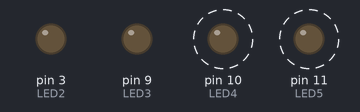
Simulated run of this sketch. Board: Arduino Uno, built with avr-gcc and run on an emulated ATmega328P. On the bench: output pins drawn as LEDs (lit = HIGH). Dashed ring = blinking. Pins used as bus, display or sensor lines are not drawn; what the sketch prints to the serial monitor is not drawn.

Above: at 2.17 s.
Timing chart, 0 to 5.1 s (numbered marks = the images above):
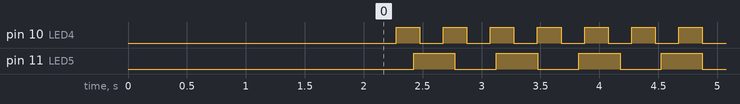

Measured:
- by itself, pin 10 (LED4): alternates HIGH for 0.20 s and LOW for 0.20 s
- by itself, pin 11 (LED5): alternates HIGH for 0.35 s and LOW for 0.35 s

The sketch:

Activity_B11_Non_Blocking_Timing.ino
```cpp
/* ================================================================================
Beginner Activity 11: Non-Blocking Timing [Activity_B11_Non_Blocking_Timing]
Version: 1.2
Updated: September 16, 2026

Platform: mirobo.tech ARPS-2 circuit (any configuration)
Requires: ARPS2.h header file
=================================================================================*/
// IMPORTANT: Make sure that ARPS2.h is accessible as a tab in this project.
#include "ARPS2.h"      // Define ARPS-2 I/O devices

// ---- Program Constants ---------------
const int LOOP_DELAY      = 1;        // Main loop delay (ms) - see GE1
const int HOLD_TIME       = 500;      // Button hold threshold (ms)
const int BLINK4_INTERVAL = 200;      // LED4 blink toggle interval (ms)
const int BLINK5_INTERVAL = 350;      // LED5 blink toggle interval (ms)

// ---- Program Variables ---------------

// Part 1: Button hold detection
bool          button_is_down   = false; // True while SW2 is held
unsigned long button_down_time = 0;     // Time SW2 was pressed (valid when button_is_down)
bool          hold_fired       = false; // True after hold action fires this press

// Part 2: Multi-rate LED blinking
unsigned long last_blink4_time = 0;    // Last time LED4 state was toggled
unsigned long last_blink5_time = 0;    // Last time LED5 state was toggled
bool          led4_state       = false;
bool          led5_state       = false;


void setup()
{
    // Configure Arduino UNO status LED as output
    pinMode(LED_BUILTIN, OUTPUT);
    digitalWrite(LED_BUILTIN, HIGH);  // Status LED on

    // Configure ARPS-2 LEDs as outputs
    pinMode(LED2, OUTPUT);
    pinMode(LED3, OUTPUT);
    pinMode(LED4, OUTPUT);
    pinMode(LED5, OUTPUT);

    digitalWrite(LED2, LOW);
    digitalWrite(LED3, LOW);
    digitalWrite(LED4, LOW);
    digitalWrite(LED5, LOW);

    // Configure ARPS-2 pushbutton as input
    // NOTE: This activity and its Extension Activities use SW2, SW3,
    // and SW4 - Arduino UNO Rev 3 users should be aware that SW2 and
    // SW3 are shared with the USB serial port and may not operate
    // during programming and debugging.
    pinMode(SW2, INPUT_PULLUP);

    Serial.begin(9600);             // Initialize serial output for debugging
    delay(2000);                    // Give the Serial Monitor time to connect

    Serial.println("Activity 11: Non-Blocking Timing");
    Serial.println("SW2 tap: toggle LED2   SW2 hold: toggle LED3");
    Serial.print("LED4 toggles every "); Serial.print(BLINK4_INTERVAL); Serial.println(" ms");
    Serial.print("LED5 toggles every "); Serial.print(BLINK5_INTERVAL); Serial.println(" ms");
    Serial.println();

    // Initialise blink timestamps to current time
    last_blink4_time = millis();
    last_blink5_time = millis();
}

void loop()
{
    unsigned long current_time = millis();
    bool SW2_pressed = (digitalRead(SW2) == LOW);

    // ---- Part 1: Button hold detection ----

    if (SW2_pressed)
    {
        // Button is currently pressed
        if (!button_is_down)
        {
            // Button just went down - record the time and set flag
            button_is_down   = true;
            button_down_time = current_time;
            hold_fired       = false;
        }
        else if (!hold_fired &&
                 (current_time - button_down_time) >= (unsigned long)HOLD_TIME)
        {
            // Hold threshold reached - fire hold action once
            digitalWrite(LED3, !digitalRead(LED3));
            hold_fired = true;
            Serial.println("Hold: LED3 toggled");
        }
    }
    else
    {
        // Button is not pressed
        if (button_is_down)
        {
            // Button just released
            if (!hold_fired)
            {
                // No hold fired this press - treat as a tap
                digitalWrite(LED2, !digitalRead(LED2));
                Serial.println("Tap: LED2 toggled");
            }
            button_is_down = false;
            hold_fired     = false;
        }
    }

    // ---- Part 2: Multi-rate LED blinking ----

    if ((current_time - last_blink4_time) >= (unsigned long)BLINK4_INTERVAL)
    {
        led4_state = !led4_state;
        digitalWrite(LED4, led4_state);
        last_blink4_time = current_time;
    }

    if ((current_time - last_blink5_time) >= (unsigned long)BLINK5_INTERVAL)
    {
        led5_state = !led5_state;
        digitalWrite(LED5, led5_state);
        last_blink5_time = current_time;
    }

    delay(LOOP_DELAY);
}


/* =============================================================================
Guided Exploration
================================================================================

Activities 9 and 10 used a fixed 'STEP_DELAY' to control the main
loop rate, and all outputs - LED dimming, fading, pot reads - were
tied to the same delay. While this works well for simple programs,
Activity 10 GE5 and GE7 identified a fundamental problem: if any
action within the loop slows down, every other part also slows down.

This activity introduces non-blocking timing: rather than pausing
the whole program with 'delay()', the loop continuously checks
and sets timestamps to decide when each action is due. The first
part detects tap-versus hold on a single button, and the second
part blinks two LEDs simultaneously at different rates - both tasks
that would be impossible using fixed time delays. All responsive
programs implement similar techniques.

--------------------------------------------------------------------------------
GE 1 - Why this activity needs a faster loop
--------------------------------------------------------------------------------

Every program since Activity 2 has used 'delay()' to control how
fast the main loop runs. Activity 9 set STEP_DELAY to 100ms;
Activity 10 set it to 20ms, making that loop run approximately
50 times per second.

This activity sets LOOP_DELAY to 1ms - the loop runs approximately
1000 times per second. Why does this activity need a much faster
loop rate than previous activities?

More fundamentally: in Activity 10, the fade rate was coupled
to STEP_DELAY. Look at this activity's loop. If you added a sensor
read that takes 50ms to execute, would the blink rates be affected?
Why? What would need to change to make the blink rates truly
independent of all other code in the loop?

--------------------------------------------------------------------------------
GE 2 - Unsigned arithmetic and counter rollover
--------------------------------------------------------------------------------

The timing pattern used throughout this program follows the
same structure every time:

Example code:

unsigned long current_time = millis();
if ((current_time - last_event_time) >= INTERVAL)
{
    last_event_time = current_time;
    // take action
}

'millis()' returns the number of milliseconds since the
program started as an 'unsigned long' - a 32-bit unsigned
integer. After approximately 49 days of continuous running,
this counter rolls over from its maximum value back to zero.

Arduino's unsigned arithmetic handles this rollover
calculation correctly, but doing the same calculation with
signed numbers would cause an error. To understand why,
consider what happens when 'current_time' has just rolled
over to a small value (say 10) and 'last_event_time' is still
a large value (say 4294967290):

Example code:

10 - 4294967290

In signed arithmetic this gives a large negative number.
In unsigned long arithmetic, the result wraps around to 16,
which correctly represents that 16ms has elapsed since the
last event. This is why all timing variables in this program
are declared 'unsigned long' rather than 'int' or 'long'.

Notice the cast '(unsigned long)HOLD_TIME' in the comparison.
'HOLD_TIME' is declared as 'int'. What would happen if the
comparison were written without the cast:
'(current_time - button_down_time) >= HOLD_TIME'?

Try removing the cast and observe whether the behaviour
changes. When would the missing cast cause a problem?

--------------------------------------------------------------------------------
GE 3 - Tracing the button hold state machine
--------------------------------------------------------------------------------

The button hold detection uses three variables: 'button_is_down',
'button_down_time', and 'hold_fired'. Trace through the program
carefully for each of these three scenarios and record the state
of all three variables at each step:

Scenario A - Quick tap (button held less than HOLD_TIME):
- Button goes down
- Button released after 200ms

Scenario B - Hold (button held longer than HOLD_TIME):
- Button goes down
- 500ms elapses
- Button released after 800ms total

Scenario C - Long hold (button held much longer than HOLD_TIME):
- Button goes down
- 500ms elapses (hold fires)
- 1000ms elapses
- Button released after 1500ms total

Why are both 'button_is_down' and 'button_down_time' needed
as separate variables? 'button_is_down' tells the program
whether the button is currently held. 'button_down_time'
records when it went down so the hold duration can be
measured. Each variable has one clear responsibility.

Why is 'hold_fired' necessary? What would happen in Scenario C
if 'hold_fired' were not used and the hold action had no
guard condition?

Notice that in a tap, LED2 changes on button release rather
than on button press. This is essential for tap-vs-hold
detection - why? Could you detect a tap on button press
instead, and what information would you need that is not
available at that moment?

--------------------------------------------------------------------------------
GE 4 - Multi-rate blinking and toggle vs. blink rate
--------------------------------------------------------------------------------

Part 2 blinks LED4 and LED5 at different rates simultaneously.
Both LEDs share the same main loop, but each has its own
timestamp and interval constant.

LED4 toggles every BLINK4_INTERVAL milliseconds (200ms). A
full blink cycle - on, then off again - takes two toggles,
so 200ms per toggle means 400ms per full cycle: a blink rate
of 2.5 Hz, not 5 Hz. LED5 toggles every BLINK5_INTERVAL
milliseconds (350ms), for a blink rate of approximately
1.4 Hz. Since these rates are not simple multiples of each
other, the LEDs drift in and out of phase, sometimes toggling
close together, sometimes far apart.

Calculate when LED4 and LED5 will next toggle at the same
time (within one loop iteration), starting from the moment
both are initialised. This is the least common multiple of
their intervals. After this time, does the pattern repeat?

The program uses '>=' rather than '==' to compare elapsed
time against the interval. Explain why '==' would fail
almost every time, even with a 1ms loop delay. What does
this mean for the actual accuracy of the blink interval -
if BLINK4_INTERVAL is 200ms and the loop runs every 1ms,
what is the worst-case timing error for each toggle?

--------------------------------------------------------------------------------
GE 5 - Repeating interval vs. one-shot elapsed time
--------------------------------------------------------------------------------

Look at the two timing patterns side by side:

Button hold detection:
'button_down_time' is set once when the button goes down, and
the elapsed time is checked every iteration while the button
remains held. The important value is the elapsed time from
the start to the end of the button press - a one-shot event.

LED blinking:
'last_blink4_time' is updated each time the LED toggles, and
the elapsed time is checked every iteration unconditionally.
The time is reset every event, and used to set the interval
until the next blink - a periodic, repeating event.

This distinction - a one-shot elapsed time versus a repeating
interval - covers the majority of non-blocking timing needs
in embedded programs. In Activity 12 you will see how these
patterns combine with program state to produce more complex
timed behaviours.

Identify which pattern (repeating or one-shot) would be most
appropriate for each of these timing needs:
a) A status LED that blinks once per second indefinitely
b) A timeout that triggers if no button is pressed for 30s
c) A motor that runs for exactly 2 seconds when SW3 is pressed
d) A sensor read every 500ms regardless of other activity


================================================================================
Extension Activities
================================================================================

The following activities extend the program you have already
been working with. Add each feature directly to this sketch
rather than opening a new one, building on the timing patterns
already in place. EA5 is the exception - it opens a separate
skeleton sketch that reimplements Activity 10's analog output
using the techniques from this activity.

--------------------------------------------------------------------------------
EA 1 - Debouncing SW3 with timing
--------------------------------------------------------------------------------

Mechanical buttons produce multiple rapid transitions (bounces)
when pressed, which can register as multiple presses. This
exercise first lets you see bounce directly, then fixes it.

Part 1 - See the bounce:

Declare an int 'raw_count' starting at 0, and a bool 'sw3_last'
to track the previous reading. In loop(), detect a new press
using simple edge detection (no debounce yet) and increment
raw_count:

Example code:

bool sw3_current = (digitalRead(SW3) == LOW);
if (sw3_current && !sw3_last)
{
    raw_count++;
    Serial.print("Raw count: ");
    Serial.println(raw_count);
}
sw3_last = sw3_current;

Press SW3 once, firmly but normally. Does raw_count increase by
exactly 1? Try several presses. Try pressing the button more
gently and forcefully. Some presses may register as 2 or more,
depending on your specific switch - this is mechanical bounce
being detected as separate presses.

Part 2 - Add debouncing:

A software debounce ignores transitions that occur within
DEBOUNCE_MS of the previous transition. Declare a
'last_sw3_change' unsigned long, an int 'sw3_state' to track the
last stable state, and an int 'debounced_count':

Example code:

int current_sw3 = digitalRead(SW3);
if (current_sw3 != sw3_state &&
    (current_time - last_sw3_change) >= DEBOUNCE_MS)
{
    sw3_state = current_sw3;
    last_sw3_change = current_time;
    if (sw3_state == LOW)
    {
        debounced_count++;
        Serial.print("Raw: "); Serial.print(raw_count);
        Serial.print("  Debounced: "); Serial.println(debounced_count);
    }
}

Keep both counters running side by side and press SW3 several
times. Does debounced_count now match the number of times you
actually pressed the button, even when raw_count shows extra
bounces?

Try DEBOUNCE_MS values of 10, 20, 50, and 100ms and observe the
difference in responsiveness and reliability. What is the minimum
debounce time that eliminates false triggers on your hardware?

--------------------------------------------------------------------------------
EA 2 - Inactivity timeout
--------------------------------------------------------------------------------

Implement an inactivity timeout that turns LED2 and LED3 off after
a time-out delay, and turns them back on when a button is pressed.

Declare a 'last_activity_time' unsigned long that resets to
'current_time' whenever any button is pressed. Set TIMEOUT_MS with
an appropriate time-out value (say 10s, but in milliseconds). If
TIMEOUT_MS elapses with no button activity, enter an idle state:
turn off LED2 and LED3, print a timeout message, and blink the
status LED slowly (say once per second) instead of leaving it
solidly on using the same multi-rate technique from Part 2, just
applied to a new LED at a slower interval. The next button press
should turn the status LED solidly back on, restore normal
LED2/LED3 operation, and reset the timeout.

You will need a 'timed_out' bool, a 'last_heartbeat_time'
unsigned long, and a HEARTBEAT_INTERVAL constant. Only run the
heartbeat logic while 'timed_out' is true:

Example code:

if (timed_out)
{
    if ((current_time - last_heartbeat_time) >= (unsigned long)HEARTBEAT_INTERVAL)
    {
        digitalWrite(LED_BUILTIN, !digitalRead(LED_BUILTIN));
        last_heartbeat_time = current_time;
    }
}

Notice that LED4 and LED5 keep blinking at their own rates
throughout, completely unaffected by the timeout - a direct
demonstration that independent timers really are independent,
even when a new one (the heartbeat) is added alongside them.

What TIMEOUT_MS value feels natural for a bench instrument that
should indicate it is idle? How does this pattern relate to the
screen-off timers used in battery-powered devices? Why does a
slow blink communicate "idle" more clearly than turning the LED
off completely?

As a further challenge: reconfigure the status LED as a PWM
output (Activity 10) and slowly breathe its brightness up and
down during timeout, rather than blinking it on and off. This
combines this activity's independent timers with Activity 10's
PWM output - a preview of how non-blocking timing can drive
smoothly varying effects, not just on/off toggling.

--------------------------------------------------------------------------------
EA 3 - One-shot timed signal
--------------------------------------------------------------------------------

Implement a one-shot timed signal. When SW4 is pressed, LED2
lights for exactly SIGNAL_MS milliseconds then turns off
automatically, without using 'delay()'. If SW4 is pressed
again while the signal is active, restart the timer from the
new press time.

You will need a 'signal_active' boolean and a
'signal_start_time' unsigned long. Each loop iteration checks
whether the signal is active and whether SIGNAL_MS has elapsed:

Example code:

if (signal_active &&
    (current_time - signal_start_time) >= (unsigned long)SIGNAL_MS)
{
    signal_active = false;
    digitalWrite(LED2, LOW);
}

Try SIGNAL_MS values of 100, 500, and 2000ms. Notice that at
2000ms the main loop continues running normally during the
signal - SW2 tap-and-hold still works, and LED4 and LED5
continue blinking. This would be impossible with 'delay(2000)'.

--------------------------------------------------------------------------------
EA 4 - Independent timing for a slow sensor read
--------------------------------------------------------------------------------

Add independent timing for a slow sensor read alongside the
fast timing already in the loop. Declare a 'last_temp_time'
unsigned long and a TEMP_INTERVAL constant of 2000ms. Each
time TEMP_INTERVAL elapses, call 'temp_level()' and print
the result.

The button and blink timing should be completely unaffected
by the sensor read. Verify this by observing the blink rates
and hold detection while the temperature prints every 2
seconds.

Now temporarily add 'delay(50)' inside the sensor read block
and observe what happens to the blink rates and hold
sensitivity. This demonstrates concretely why blocking calls
anywhere in the loop affect all timing in the loop.

--------------------------------------------------------------------------------
EA 5 - LED Controller Project
--------------------------------------------------------------------------------

Re-implement Activity 10's analog output controls using
independent non-blocking timers.
Open: B11_LED_Controller_Project

This skeleton applies the timing patterns from this activity
to the PWM brightness controls from Activity 10. Each control
gets its own update rate, independent of the others - the
dim rate for LED2, the fade step rate for LED3, and the
pot-polling rate for LED4/LED5 can all be set separately.

*/
```

Source omitted: ARPS2.h (10075 bytes)
